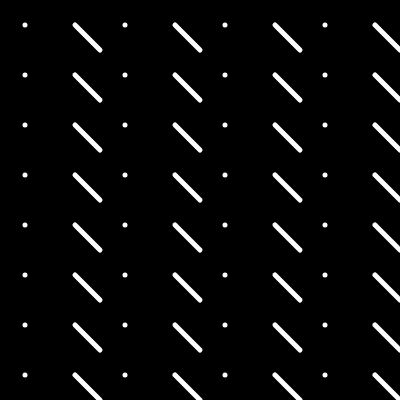
Frame 1 (no input)
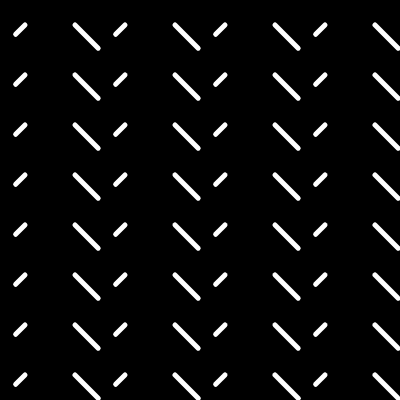
Frame 60 (no input)
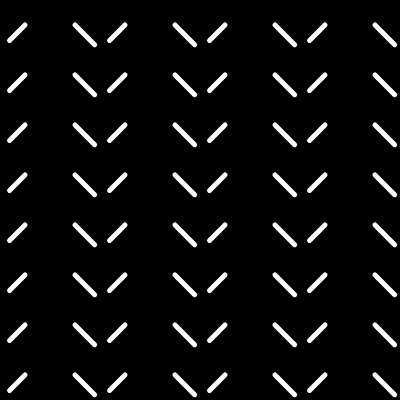
Frame 120 (the mouse pressed at the canvas centre since frame 60)

The p5.js sketch that drew these frames (run headless with seeded random() and noise() and a simulated clock; from frame 60 on, the mouse is pressed at the canvas centre):

// p5.js sketch
// ── sketch.js
var n = 0;

function setup() {
  createCanvas(400, 400);
  noFill();
  strokeWeight(5);
  stroke(255);
}

function draw() {
  background(0);

  for (var i = 0; i < 8; i++){
    for (var j = 0; j < 8; j++){
      //ellipse(i * 50 + 25, j * 50 + 25);
      if (i % 2 == 0){
        line(i * 50 + 25, j * 50 + 25, i * 50 + 25 + sin(n) * 25, j * 50 + 25 - sin(n) * 25);
      } else {
        line(i * 50 + 25, j * 50 + 25, i * 50 + 25 + cos(n) * 25, j * 50 + 25 + cos(n) * 25);
      }
    }
  }


  n = n + 0.1;
}
